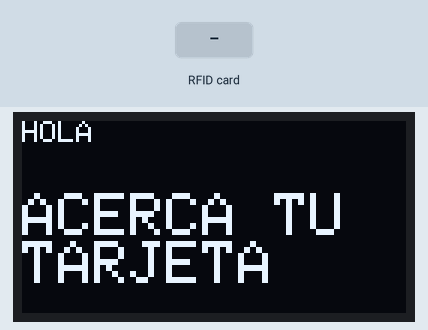
A sketch run on a simulated Arduino Uno, built with avr-gcc and run on an emulated ATmega328P. Parts: 128×64 one-colour display. Inputs (shaded band) come from the test bench. The local clock reads 2024-03-15 10:24:30 at power-on unless the sketch sets it; storage starts empty.

Above: at 1.2 s.
1.3 s: RFID card 5E 7A 19 C4 held to the reader
At 3.0 s:
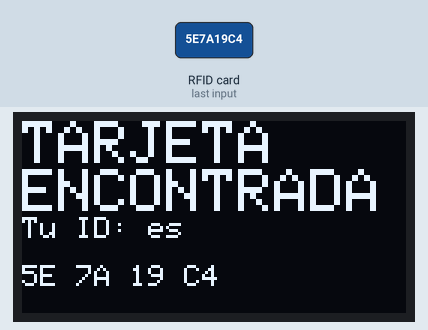
At 4.6 s:
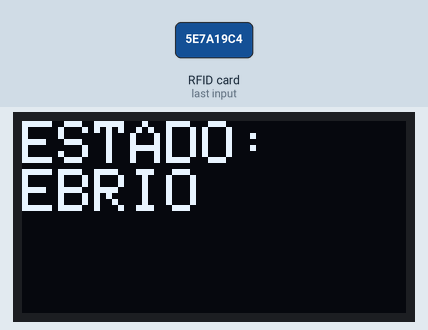
Timing chart, 0 to 6.1 s (numbered marks = the images above; inputs shaded):
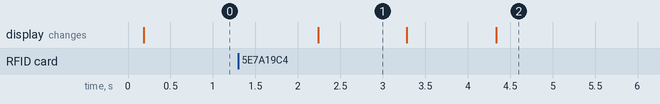

The sketch:

ProyectoAlcohol.ino
```cpp
#include <Wire.h>
#include <PN532_I2C.h>
#include <PN532.h>
#include <NfcAdapter.h>
#include <SPI.h>
#include <Wire.h>
#include "SSD1306Ascii.h"
#include "SSD1306AsciiAvrI2c.h"
#include <SD.h>
#include "RTClib.h"

#define I2C_ADDRESS 0x3C
#define RST_PIN -1

#define Sober 120   // Define valor Max para sobrio
#define Drunk 400   // Define valor Min para Ebrio

#define MQ3pin 0      //PIN del MQ3
float sensorValue;
PN532_I2C pn532_i2c(Wire);
NfcAdapter nfc = NfcAdapter(pn532_i2c);
SSD1306AsciiAvrI2c oled;

RTC_DS1307 RTC;
String ano;
String dia;
String mes;
String horas;
String minutos;
String segundos;
String Fecha;
String Hora;
String Bitacora;
String Nombrearchivo;
String Imprimir;
String Imprimir1;
const int chipSelect = 10;    /////////Pin del CS del modulo
void setup(void) {
#ifdef __DEBUG__
  delay(100);
#endif

#if RST_PIN >= 0
  oled.begin(&Adafruit128x64, I2C_ADDRESS, RST_PIN);
#else
  oled.begin(&Adafruit128x64, I2C_ADDRESS);
#endif

  oled.setFont(Adafruit5x7);
  oled.clear();
  oled.set2X();
  oled.println("BIENVENIDO");
  oled.set1X();

  nfc.begin();

  RTC.begin();
  SD.begin(chipSelect);
}

void loop(void) {
  DateTime now = RTC.now();
  ano = now.year();
  mes = now.month();
  dia = now.day();
  horas = now.hour();
  minutos = now.minute();
  segundos = now.second();
  Fecha = ano + "/" + mes + "/" + dia;
  Hora = horas + ":" + minutos + ":" + segundos;
  Nombrearchivo = dia + mes + ano + ".txt";
  if (nfc.tagPresent()) {
    NfcTag tag = nfc.read();
    oled.clear();
    oled.set2X();
    oled.println("TARJETA\nENCONTRADA");
    oled.set1X();
    oled.println("Tu ID: es\n");
    oled.println(tag.getUidString());
    delay(1000);
    oled.clear();
    oled.set2X();
    oled.println("PREPARATE\nPARA\nSOPLAR");
    oled.set1X();
    delay(1000);
    sensorValue = analogRead(MQ3pin);
    if (sensorValue < Sober) {
      //Serial.println("ESTADO SOBRIO");
      oled.clear();
      oled.set2X();
      oled.println("ESTADO:\nSOBRIO");
      oled.set1X();
      Imprimir = Fecha + " " + Hora + " " + "UID: " + tag.getUidString()  + " Estado: " + "SOBRIO";
      File dataFile = SD.open(Nombrearchivo, FILE_WRITE);
      if (dataFile) {
        dataFile.println(Imprimir);
        dataFile.close();
      }
      else {
      }
    } else if (sensorValue >= Sober && sensorValue < Drunk) {
      //Serial.println("ESTADO DENTRO DEL LIMITE LEGAL");
      oled.clear();
      oled.set2X();
      oled.println("ESTADO:\nCONSULTAR\nAUTORIZACION");
      oled.set1X();
    } else {
      //Serial.println("EBRIO");
      oled.clear();
      oled.set2X();
      oled.println("ESTADO:\nEBRIO");
      oled.set1X();
      Imprimir1 = Fecha + " " + Hora + " " + "UID: " + tag.getUidString()  + " Estado: " + "EBRIO";
      File dataFile = SD.open(Nombrearchivo, FILE_WRITE);
      if (dataFile) {
        dataFile.println(Imprimir1);
        dataFile.close();
      }
      else {
      }
    }
  }
  else {
    oled.clear();
    oled.println("HOLA");
    oled.set2X();
    oled.println("\nACERCA TU \nTARJETA");
    oled.set1X();
  }

  delay(2000);
}
```

Microcontrolador.ino
```cpp
/*
#include <Wire.h>
#include <PN532_I2C.h>
#include <PN532.h>
#include <NfcAdapter.h>
PN532_I2C pn532i2c(Wire);
PN532 nfc(pn532i2c);
#include "SSD1306Ascii.h"
#include "SSD1306AsciiAvrI2c.h"
#include <SD.h>
#include <SPI.h>
#include "RTClib.h"

#define I2C_ADDRESS 0x3C
#define RST_PIN -1
RTC_DS1307 RTC;

SSD1306AsciiAvrI2c oled;
const int MQ_PIN = 2;                         //Pin del sensor de Alcohol
const int MQ_DELAY = 2000;

String ano;
String dia;
String mes;
String horas;
String minutos;
String segundos;
String Fecha;
String Hora;
String Bitacora;
String Nombrearchivo;
String Imprimir;

const int chipSelect = 10;

void setup(void) {
#if RST_PIN >= 0
  oled.begin(&Adafruit128x64, I2C_ADDRESS, RST_PIN);
#else
  oled.begin(&Adafruit128x64, I2C_ADDRESS);
#endif

  oled.setFont(Adafruit5x7);
  oled.clear();
  nfc.begin();
  uint32_t versiondata = nfc.getFirmwareVersion();
  if (! versiondata) {
    while (1);
  }
  nfc.setPassiveActivationRetries(0xFF);
  nfc.SAMConfig();

  RTC.begin();
  SD.begin(chipSelect);

  }
  void loop(void) {
    boolean success;
    uint8_t uid[] = { 0, 0, 0, 0, 0, 0, 0 };
    uint8_t uidLength;
    success = nfc.readPassiveTargetID(PN532_MIFARE_ISO14443A, &uid[0], &uidLength);
    DateTime now = RTC.now();
    ano = now.year();
    mes = now.month();
    dia = now.day();
    horas = now.hour();
    minutos = now.minute();
    segundos = now.second();
    Fecha = ano + "/" + mes + "/" + dia;
    Hora = horas + ":" + minutos + ":" + segundos;
    /////////////////////////////////////////////
    Nombrearchivo = ano + mes + dia + ".txt";
    /////////////////////////////////////////////
    if (success) {
      bool state = digitalRead(MQ_PIN);
      String hex_value = "";
      for (uint8_t i = 0; i < uidLength; i++)
      {
        hex_value += (String)uid[i];
      }


      if (!state) {
        Imprimir = Fecha + " " + Hora + " " + "UID: " + hex_value  + "Estado: " + "Positivo";
        File dataFile = SD.open(Bitacora, FILE_WRITE);

        // Si el archivo está disponible, escribir en el:
        if (dataFile) {
          dataFile.println(Imprimir);
          dataFile.close();
        }
        else {
        }

        oled.clear();
        oled.set2X();
        oled.println(" NO \nAprobado");
      }
      else
      {
        /////////////////////////////////////////////
        Imprimir = Fecha + " " + Hora + " " + "UID: " + hex_value  + "Estado: " + "Negativo";
        File dataFile = SD.open(Nombrearchivo, FILE_WRITE);
        if (dataFile) {
          dataFile.println(Imprimir);
          dataFile.close();
        }
        else {
        }
      }
    }
    else
    {
      oled.clear();
      oled.println("BIENVENIDO");
      oled.set2X();
      oled.println("\nACERQUE SU \nTARJETA");
      oled.println("\nAcerquese al sensor");

    }
  }*/
```

Measured:
- after the input at 1.3 s, the display: changes after 0.94 s (image 1)
- what the display in image 1 shows lasts 1.1 s, from 2.2 s to 3.3 s
